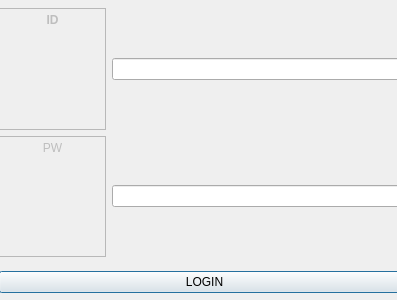
<?xml version="1.0" encoding="UTF-8"?>
<ui version="4.0">
 <class>Login</class>
 <widget class="QDialog" name="Login">
  <property name="geometry">
   <rect>
    <x>0</x>
    <y>0</y>
    <width>397</width>
    <height>300</height>
   </rect>
  </property>
  <property name="windowTitle">
   <string>Dialog</string>
  </property>
  <widget class="QWidget" name="verticalLayoutWidget">
   <property name="geometry">
    <rect>
     <x>-1</x>
     <y>0</y>
     <width>411</width>
     <height>303</height>
    </rect>
   </property>
   <layout class="QVBoxLayout" name="verticalLayout">
    <item>
     <layout class="QVBoxLayout" name="verticalLayout_2">
      <item>
       <layout class="QHBoxLayout" name="horizontalLayout_2">
        <item alignment="Qt::AlignLeft|Qt::AlignVCenter">
         <widget class="QTextEdit" name="ID">
          <property name="enabled">
           <bool>false</bool>
          </property>
          <property name="sizePolicy">
           <sizepolicy hsizetype="Minimum" vsizetype="Minimum">
            <horstretch>0</horstretch>
            <verstretch>0</verstretch>
           </sizepolicy>
          </property>
          <property name="minimumSize">
           <size>
            <width>107</width>
            <height>122</height>
           </size>
          </property>
          <property name="maximumSize">
           <size>
            <width>107</width>
            <height>122</height>
           </size>
          </property>
          <property name="contextMenuPolicy">
           <enum>Qt::DefaultContextMenu</enum>
          </property>
          <property name="autoFillBackground">
           <bool>false</bool>
          </property>
          <property name="frameShadow">
           <enum>QFrame::Sunken</enum>
          </property>
          <property name="lineWidth">
           <number>1</number>
          </property>
          <property name="midLineWidth">
           <number>0</number>
          </property>
          <property name="verticalScrollBarPolicy">
           <enum>Qt::ScrollBarAlwaysOff</enum>
          </property>
          <property name="horizontalScrollBarPolicy">
           <enum>Qt::ScrollBarAlwaysOff</enum>
          </property>
          <property name="sizeAdjustPolicy">
           <enum>QAbstractScrollArea::AdjustToContentsOnFirstShow</enum>
          </property>
          <property name="html">
           <string>&lt;!DOCTYPE HTML PUBLIC &quot;-//W3C//DTD HTML 4.0//EN&quot; &quot;http://www.w3.org/TR/REC-html40/strict.dtd&quot;&gt;
&lt;html&gt;&lt;head&gt;&lt;meta name=&quot;qrichtext&quot; content=&quot;1&quot; /&gt;&lt;style type=&quot;text/css&quot;&gt;
p, li { white-space: pre-wrap; }
&lt;/style&gt;&lt;/head&gt;&lt;body style=&quot; font-family:'Gulim'; font-size:9pt; font-weight:400; font-style:normal;&quot;&gt;
&lt;p align=&quot;center&quot; style=&quot; margin-top:10px; margin-bottom:10px; margin-left:0px; margin-right:0px; -qt-block-indent:0; text-indent:0px;&quot;&gt;&lt;span style=&quot; font-weight:600;&quot;&gt;ID&lt;/span&gt;&lt;/p&gt;&lt;/body&gt;&lt;/html&gt;</string>
          </property>
          <property name="overwriteMode">
           <bool>false</bool>
          </property>
         </widget>
        </item>
        <item>
         <widget class="QLineEdit" name="idedit">
          <property name="text">
           <string/>
          </property>
         </widget>
        </item>
       </layout>
      </item>
      <item>
       <layout class="QHBoxLayout" name="horizontalLayout">
        <item alignment="Qt::AlignVCenter">
         <widget class="QTextEdit" name="PW">
          <property name="enabled">
           <bool>false</bool>
          </property>
          <property name="sizePolicy">
           <sizepolicy hsizetype="Minimum" vsizetype="Minimum">
            <horstretch>0</horstretch>
            <verstretch>0</verstretch>
           </sizepolicy>
          </property>
          <property name="minimumSize">
           <size>
            <width>107</width>
            <height>121</height>
           </size>
          </property>
          <property name="whatsThis">
           <string/>
          </property>
          <property name="verticalScrollBarPolicy">
           <enum>Qt::ScrollBarAlwaysOff</enum>
          </property>
          <property name="horizontalScrollBarPolicy">
           <enum>Qt::ScrollBarAlwaysOff</enum>
          </property>
          <property name="sizeAdjustPolicy">
           <enum>QAbstractScrollArea::AdjustToContentsOnFirstShow</enum>
          </property>
          <property name="html">
           <string>&lt;!DOCTYPE HTML PUBLIC &quot;-//W3C//DTD HTML 4.0//EN&quot; &quot;http://www.w3.org/TR/REC-html40/strict.dtd&quot;&gt;
&lt;html&gt;&lt;head&gt;&lt;meta name=&quot;qrichtext&quot; content=&quot;1&quot; /&gt;&lt;style type=&quot;text/css&quot;&gt;
p, li { white-space: pre-wrap; }
&lt;/style&gt;&lt;/head&gt;&lt;body style=&quot; font-family:'Gulim'; font-size:9pt; font-weight:400; font-style:normal;&quot;&gt;
&lt;p align=&quot;center&quot; style=&quot; margin-top:0px; margin-bottom:0px; margin-left:0px; margin-right:0px; -qt-block-indent:0; text-indent:0px;&quot;&gt;PW&lt;/p&gt;&lt;/body&gt;&lt;/html&gt;</string>
          </property>
         </widget>
        </item>
        <item>
         <widget class="QLineEdit" name="pwedit"/>
        </item>
       </layout>
      </item>
     </layout>
    </item>
    <item>
     <widget class="QPushButton" name="loginbtn">
      <property name="text">
       <string>LOGIN</string>
      </property>
     </widget>
    </item>
   </layout>
  </widget>
 </widget>
 <resources/>
 <connections/>
</ui>
